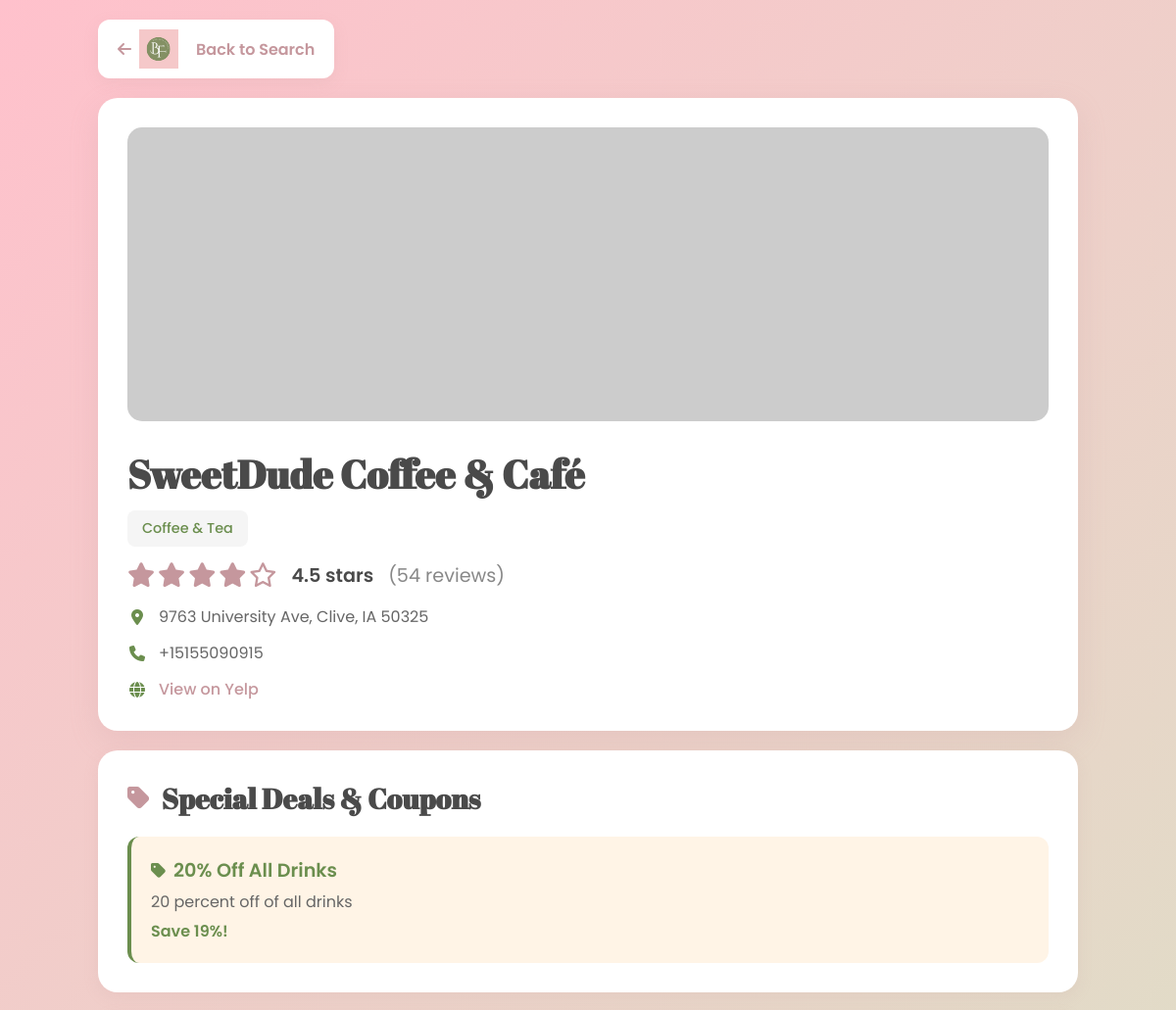
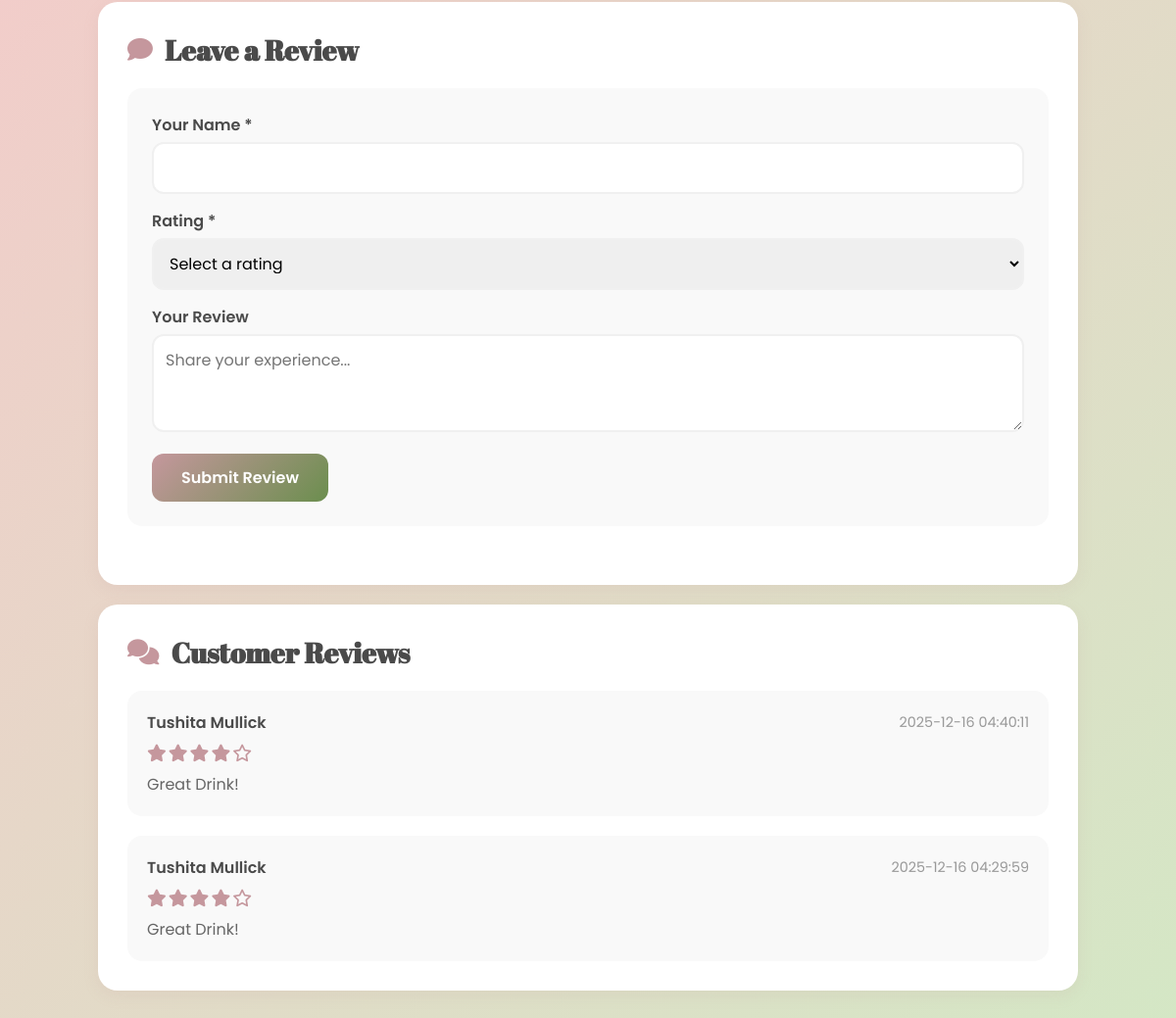
The page /business/Aq2IZcn4I5KXzCXHSBa6Zw on the database its author committed (2 pictures, top to bottom).
### tables this page shows
CREATE TABLE businesses (
            id TEXT PRIMARY KEY,
            name TEXT NOT NULL,
            address TEXT,
            city TEXT,
            state TEXT,
            zip_code TEXT,
            category TEXT,
            yelp_rating REAL,
            yelp_review_count INTEGER,
            phone TEXT,
            image_url TEXT,
            yelp_url TEXT,
            created_at TIMESTAMP DEFAULT CURRENT_TIMESTAMP
        );

CREATE TABLE deals (
            id INTEGER PRIMARY KEY AUTOINCREMENT,
            business_id TEXT NOT NULL,
            title TEXT NOT NULL,
            description TEXT,
            discount_percent INTEGER,
            expiry_date DATE,
            created_at TIMESTAMP DEFAULT CURRENT_TIMESTAMP,
            FOREIGN KEY (business_id) REFERENCES businesses(id)
        );

CREATE TABLE user_reviews (
            id INTEGER PRIMARY KEY AUTOINCREMENT,
            business_id TEXT NOT NULL,
            rating INTEGER NOT NULL CHECK(rating >= 1 AND rating <= 5),
            review_text TEXT,
            reviewer_name TEXT NOT NULL,
            created_at TIMESTAMP DEFAULT CURRENT_TIMESTAMP,
            FOREIGN KEY (business_id) REFERENCES businesses(id)
        );

### app.py (the view)
@app.route('/business/<business_id>')
def business_detail(business_id):
    business_data = get_business_with_reviews(business_id)
    if not business_data:
        return "Business not found", 404
    return render_template('business_detail.html', data=business_data)

### app.py (called while the page is built)
def get_db_connection():
    conn = sqlite3.connect(DATABASE)
    conn.row_factory = sqlite3.Row  # Access columns by name
    return conn

### templates/business_detail.html (shortened to what this page needs)
<!DOCTYPE html>
<html lang="en">
<head>
    <link rel="stylesheet" href="https://cdnjs.cloudflare.com/ajax/libs/font-awesome/6.4.0/css/all.min.css">
</head>
<body>
    <div class="container">
        <a href="/" class="back-button">
            <i class="fa-solid fa-arrow-left"></i>
            <img src="/static/images/logo.svg" alt="Logo" class="page-logo">
            Back to Search
        </a>
        <div class="business-header">
            <img src="{{ data.business.image_url or 'https://via.placeholder.com/1000x300?text=No+Image' }}"
                 alt="{{ data.business.name }}"
                 class="business-image"
                 onerror="this.src='https://via.placeholder.com/1000x300?text=No+Image'">
            <h1 class="business-title">{{ data.business.name }}</h1>
            <span class="business-category">{{ data.business.category }}</span>
            <div class="rating-section">
                <span class="stars">
                    {% set rating = data.combined_rating | round | int %}
                    {% for i in range(rating) %}
                    <i class="fa-solid fa-star"></i>
                    {% endfor %}
                    {% for i in range(5 - rating) %}
                    <i class="fa-regular fa-star"></i>
                    {% endfor %}
                </span>
                <span class="rating-number">{{ data.combined_rating }} stars</span>
                <span class="review-count">({{ data.total_reviews }} reviews)</span>
            </div>
            <div class="info-grid">
                <div class="info-item">
                    <i class="fa-solid fa-location-dot"></i>
                    <span>{{ data.business.address }}</span>
                </div>
                {% if data.business.phone %}
                <div class="info-item">
                    <i class="fa-solid fa-phone"></i>
                    <span>{{ data.business.phone }}</span>
                </div>
                {% endif %}
                <div class="info-item">
                    <i class="fa-solid fa-globe"></i>
                    <a href="{{ data.business.yelp_url }}" target="_blank">View on Yelp</a>
                </div>
            </div>
        </div>
        {% if data.deals %}
        <div class="content-section">
            <h2 class="section-title">
                <i class="fa-solid fa-tag"></i>
                Special Deals & Coupons
            </h2>
            <div class="deals-grid">
                {% for deal in data.deals %}
                <div class="deal-card">
                    <div class="deal-title">
                        <i class="fa-solid fa-tag"></i>
                        {{ deal.title }}
                    </div>
                    <div class="deal-description">{{ deal.description }}</div>
                    {% if deal.discount_percent %}
                    <div class="deal-discount">
                        Save {{ deal.discount_percent }}%!
                    </div>
                    {% endif %}
                </div>
                {% endfor %}
            </div>
        </div>
        {% endif %}
        <div class="content-section">
            <h2 class="section-title">
                <i class="fa-solid fa-comment"></i>
                Leave a Review
            </h2>
            <form class="review-form" id="reviewForm">
                <div class="form-group">
                    <label for="reviewerName">Your Name *</label>
                    <input type="text" id="reviewerName" required>
                </div>
                <div class="form-group">
                    <label for="rating">Rating *</label>
                    <select id="rating" required>
                        <option value="">Select a rating</option>
                    </select>
                </div>
                <div class="form-group">
                    <label for="reviewText">Your Review</label>
                    <textarea id="reviewText" placeholder="Share your experience..."></textarea>
                </div>
                <button type="submit">Submit Review</button>
            </form>
        </div>
        <div class="content-section">
            <h2 class="section-title">
                <i class="fa-solid fa-comments"></i>
                Customer Reviews
            </h2>
            <div class="reviews-list" id="reviewsList">
                {% if data.reviews %}
                    {% for review in data.reviews %}
                    <div class="review-card">
                        <div class="review-header">
                            <span class="reviewer-name">{{ review.reviewer_name }}</span>
                            <span class="review-date">{{ review.created_at }}</span>
                        </div>
                        <div class="review-rating">
                            {% for i in range(review.rating) %}
                            <i class="fa-solid fa-star"></i>
                            {% endfor %}
                            {% for i in range(5 - review.rating) %}
                            <i class="fa-regular fa-star"></i>
                            {% endfor %}
                        </div>
                        {% if review.review_text %}
                        <div class="review-text">{{ review.review_text }}</div>
                        {% endif %}
                    </div>
                    {% endfor %}
                {% else %}
                    <div class="no-reviews">
                        <p>No reviews yet. Be the first to review!</p>
                    </div>
                {% endif %}
            </div>
        </div>
    </div>
</body>
</html>

### templates/business_detail.html (style rules this page uses)
* { margin: 0; padding: 0; box-sizing: border-box; }
body { font-family: 'Poppins', sans-serif; background: linear-gradient(135deg, #FFC1CC 0%, #D4E7C5 100%); min-height: 100vh; padding: 20px; }
.container { max-width: 1000px; margin: 0 auto; }
.back-button { display: inline-flex; align-items: center; gap: 8px; padding: 10px 20px; background: white; color: #C5979D; text-decoration: none; border-radius: 12px; margin-bottom: 20px; font-weight: 600; transition: transform 0.2s, box-shadow 0.2s; box-shadow: 0 5px 15px rgba(197, 151, 157, 0.15); }
.page-logo { width: 40px; height: 40px; margin-right: 10px; }
.business-header { background: white; padding: 30px; border-radius: 20px; margin-bottom: 20px; box-shadow: 0 10px 30px rgba(197, 151, 157, 0.2); }
.business-image { width: 100%; height: 300px; object-fit: cover; border-radius: 15px; margin-bottom: 20px; }
.business-title { font-family: 'Abril Fatface', cursive; font-size: 2.5em; margin-bottom: 10px; color: #4a4a4a; }
.business-category { display: inline-block; padding: 8px 15px; background: #f5f5f5; border-radius: 8px; font-size: 0.9em; color: #6B8E4E; font-weight: 500; margin-bottom: 15px; }
.rating-section { display: flex; align-items: center; gap: 15px; margin-bottom: 15px; font-size: 1.2em; }
.stars { color: #C5979D; font-size: 1.3em; display: flex; gap: 3px; }
.rating-number { font-weight: 600; color: #4a4a4a; }
.review-count { color: #888; }
.info-grid { display: grid; gap: 12px; margin-top: 15px; }
.info-item { display: flex; align-items: center; gap: 12px; color: #666; }
.info-item i { color: #6B8E4E; width: 20px; text-align: center; }
.info-item a { color: #C5979D; text-decoration: none; font-weight: 500; }
.content-section { background: white; padding: 30px; border-radius: 20px; margin-bottom: 20px; box-shadow: 0 5px 15px rgba(197, 151, 157, 0.15); }
.section-title { font-family: 'Abril Fatface', cursive; font-size: 1.8em; margin-bottom: 20px; color: #4a4a4a; display: flex; align-items: center; gap: 12px; }
.section-title i { color: #C5979D; font-size: 0.9em; }
.deals-grid { display: grid; gap: 15px; }
.deal-card { padding: 20px; background: #fff4e6; border-left: 4px solid #6B8E4E; border-radius: 12px; }
.deal-title { font-size: 1.2em; font-weight: 600; color: #6B8E4E; margin-bottom: 5px; display: flex; align-items: center; gap: 8px; }
.deal-title i { font-size: 0.9em; }
.deal-description { color: #666; }
.deal-discount { color: #6B8E4E; font-weight: 600; margin-top: 5px; }
.review-form { background: #f9f9f9; padding: 25px; border-radius: 15px; margin-bottom: 30px; }
.form-group { margin-bottom: 15px; }
label { display: block; font-weight: 600; margin-bottom: 5px; color: #4a4a4a; }
input, textarea, select { width: 100%; padding: 12px; border: 2px solid #f0f0f0; border-radius: 12px; font-size: 16px; font-family: 'Poppins', sans-serif; }
textarea { resize: vertical; min-height: 100px; }
button { padding: 12px 30px; background: linear-gradient(135deg, #C5979D 0%, #6B8E4E 100%); color: white; border: none; border-radius: 12px; font-size: 16px; font-weight: 600; font-family: 'Poppins', sans-serif; cursor: pointer; transition: transform 0.2s, box-shadow 0.2s; }
.reviews-list { display: grid; gap: 20px; }
.review-card { padding: 20px; background: #f9f9f9; border-radius: 15px; }
.review-header { display: flex; justify-content: space-between; align-items: center; margin-bottom: 10px; }
.reviewer-name { font-weight: 600; color: #4a4a4a; }
.review-date { color: #999; font-size: 0.9em; }
.review-rating { color: #C5979D; font-size: 1.1em; margin-bottom: 10px; display: flex; gap: 2px; }
.review-text { color: #666; line-height: 1.6; }

### rows shown on the page
businesses: business.name "SweetDude Coffee & Café", business.category "Coffee & Tea", business.address "9763 University Ave, Clive, IA 50325", business.phone "+15155090915"
deals: title "20% Off All Drinks", description "20 percent off of all drinks", discount_percent "19"
user_reviews: reviewer_name "Tushita Mullick", created_at "2025-12-16 04:40:11", rating 4 (drawn), review_text "Great Drink!"
user_reviews: reviewer_name "Tushita Mullick", created_at "2025-12-16 04:29:59", rating 4 (drawn), review_text "Great Drink!"

### other values the page prints
{{ data.combined_rating }} "4.5"
{{ data.total_reviews }} "54"
